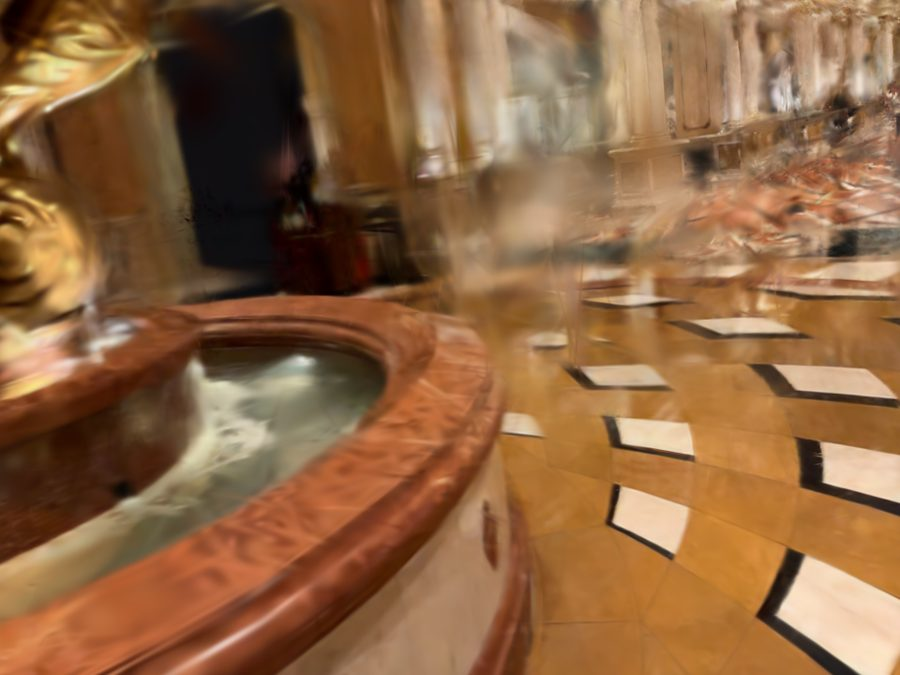
#> input picture manual_images/model_render.jpg, 900 x 675 px
$ python -i video_to_frames.py   (imports and definitions only)   (older library calls are emulated)
#> lines starting #> are read from the running program, lines starting #| are printed output that depends on the picture
#!/usr/bin/env python
"""Turn walking/phone videos into a photo set for the server's colmap_images mode.

For every window of --block consecutive video frames the SHARPEST one (variance of the
Laplacian on a 540x960 downscale) is kept, so motion-blurred frames are dropped. Output files are
named <prefix>_<NNNN>.jpg; use a different prefix per video so several videos can be merged into one
job without file-name collisions (the server keeps images in one flat directory).

Example (what the CameraSet experiments used):
  python tools/client/video_to_frames.py --out frames8 --block 8 \
      --video "data/CameraSet/scan01.MOV=scan01" --video "data/CameraSet/scan02.MOV=scan02"

Needs: opencv-python, numpy.   Rule of thumb for --block at 30 fps walking video:
  10 -> ~3 fps (used for the 3 first CameraSet models), 8 -> 3.75 fps, 5 -> 6 fps.
Denser is NOT automatically better: with the server's default 32k SIFT features per image, 1145 frames
made the COLMAP mapper crawl (13 images/hour); see CameraSet_Training_Report_2026-10-19.md.
"""
import argparse
import os
import sys

import cv2


def sharpness(frame):
    small = cv2.resize(frame, (540, 960), interpolation=cv2.INTER_AREA)
    return cv2.Laplacian(cv2.cvtColor(small, cv2.COLOR_BGR2GRAY), cv2.CV_64F).var()


# [43 lines left out: functions extract, main, not called in this run]


# [2 lines not run here, left out]

>>> import cv2
>>> picture = cv2.imread('../../manual_images/model_render.jpg')
#> picture is the input picture: shape (675, 900, 3); mean B, G, R 66.4, 101.8, 142.9
>>> result = sharpness(picture)
#> in sharpness, `small = cv2.resize(frame, (540, 960), interpolation=cv2.INTER_AREA)`:
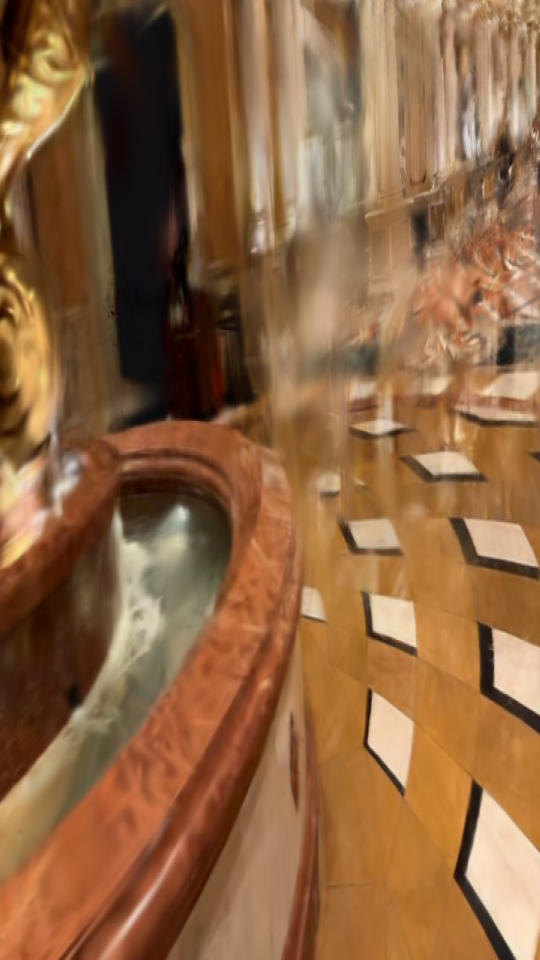
#> small: shape (960, 540, 3); mean B, G, R 66.3, 101.7, 142.9
#> result = 34.87
